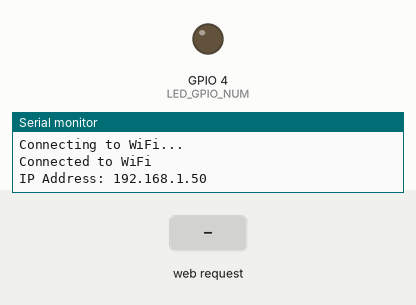
Bench run of a sketch on a simulated ESP32. Shown: output pins drawn as LEDs (lit = HIGH), the last lines printed to the serial monitor. Inputs (shaded band) come from the test bench. WiFi joins after 1.5 s; servers stay silent unless stated; uploads are accepted with an empty reply; the camera gives no picture.

Above: at 3.5 s.
3.6 s: HTTP request GET /CAPTURE_PHOTO received
At 4.2 s:
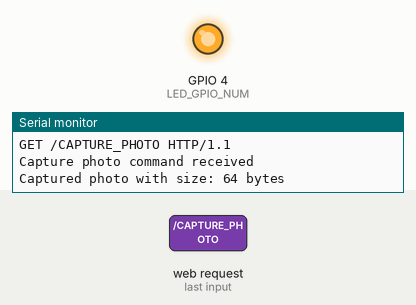
Timing chart, 0 to 6.6 s (numbered marks = the images above; inputs shaded):
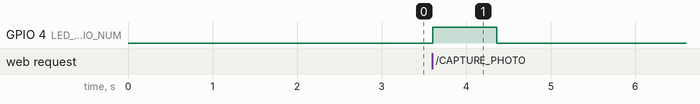

Measured:
- after the input at 3.6 s, GPIO 4 (LED_GPIO_NUM): LOW → HIGH at once, → LOW 0.76 s later

The sketch:

ESP32CamerawithFlashlight.ino
```cpp
#include "esp_camera.h"
#include <WiFi.h>
#include "esp_timer.h"
#include "img_converters.h"
#include "Arduino.h"
#include "fb_gfx.h"
#include "soc/soc.h" //disable brownout problems
#include "soc/rtc_cntl_reg.h"  //disable brownout problems
#include "esp_http_server.h"
#include <HTTPClient.h>

// Replace with your network credentials
const char* ssid = "Ali";
const char* password = "s321Yedlk74";

// Static IP Configuration
IPAddress local_IP(192, 168, 137, 160);  // Set your desired static IP
IPAddress gateway(192, 168, 137, 1);     // Set your gateway IP
IPAddress subnet(255, 255, 255, 0);      // Set your subnet mask
IPAddress primaryDNS(8, 8, 8, 8);        // Set primary DNS (optional)
IPAddress secondaryDNS(8, 8, 4, 4);      // Set secondary DNS (optional)

typedef struct {
    httpd_req_t *req;
    size_t len;
} jpg_chunking_t;

#define PART_BOUNDARY "123456789000000000000987654321"

// This project was tested with the AI Thinker Model, M5STACK PSRAM Model and M5STACK WITHOUT PSRAM
#define CAMERA_MODEL_AI_THINKER

#if defined(CAMERA_MODEL_AI_THINKER)
#define PWDN_GPIO_NUM  32
#define RESET_GPIO_NUM -1
#define XCLK_GPIO_NUM  0
#define SIOD_GPIO_NUM  26
#define SIOC_GPIO_NUM  27

#define Y9_GPIO_NUM    35
#define Y8_GPIO_NUM    34
#define Y7_GPIO_NUM    39
#define Y6_GPIO_NUM    36
#define Y5_GPIO_NUM    21
#define Y4_GPIO_NUM    19
#define Y3_GPIO_NUM    18
#define Y2_GPIO_NUM    5
#define VSYNC_GPIO_NUM 25
#define HREF_GPIO_NUM  23
#define PCLK_GPIO_NUM  22

// 4 for flash led or 33 for normal led
#define LED_GPIO_NUM   4

#else
#error "Camera model not selected"
#endif

// Start the web server on port 80
WiFiServer server(80);

void startCamera() {
  camera_config_t config;
  config.ledc_channel = LEDC_CHANNEL_0;
  config.ledc_timer = LEDC_TIMER_0;
  config.pin_d0 = Y2_GPIO_NUM;
  config.pin_d1 = Y3_GPIO_NUM;
  config.pin_d2 = Y4_GPIO_NUM;
  config.pin_d3 = Y5_GPIO_NUM;
  config.pin_d4 = Y6_GPIO_NUM;
  config.pin_d5 = Y7_GPIO_NUM;
  config.pin_d6 = Y8_GPIO_NUM;
  config.pin_d7 = Y9_GPIO_NUM;
  config.pin_xclk = XCLK_GPIO_NUM;
  config.pin_pclk = PCLK_GPIO_NUM;
  config.pin_vsync = VSYNC_GPIO_NUM;
  config.pin_href = HREF_GPIO_NUM;
  config.pin_sscb_sda = SIOD_GPIO_NUM;
  config.pin_sscb_scl = SIOC_GPIO_NUM;
  config.pin_pwdn = PWDN_GPIO_NUM;
  config.pin_reset = RESET_GPIO_NUM;
  config.xclk_freq_hz = 20000000;
  config.pixel_format = PIXFORMAT_JPEG;

  if (psramFound()) {
    config.frame_size = FRAMESIZE_SVGA;
    config.jpeg_quality = 10;
    config.fb_count = 2;
  } else {
    config.frame_size = FRAMESIZE_VGA;
    config.jpeg_quality = 12;
    config.fb_count = 1;
  }

  // Initialize the camera
  esp_err_t err = esp_camera_init(&config);
  if (err != ESP_OK) {
    Serial.printf("Camera init failed with error 0x%x", err);
    return;
  }
}

void setup() {
  Serial.begin(115200);

  // Configure Static IP
  if (!WiFi.config(local_IP, gateway, subnet, primaryDNS, secondaryDNS)) {
    Serial.println("Failed to configure static IP!");
  }

  // Connect to Wi-Fi
  WiFi.begin(ssid, password);
  while (WiFi.status() != WL_CONNECTED) {
    delay(1000);
    Serial.println("Connecting to WiFi...");
  }

  // Print connection details
  Serial.println("Connected to WiFi");
  Serial.print("IP Address: ");
  Serial.println(WiFi.localIP());

  // Start the camera
  startCamera();

  // Configure the flash LED pin as an output
  pinMode(LED_GPIO_NUM, OUTPUT);
  digitalWrite(LED_GPIO_NUM, LOW); // Ensure the flash is off initially

  // Start the web server
  server.begin();
}

void loop() {
  // Check for client connections
  WiFiClient client = server.available();
  if (client) {
    Serial.println("New client connected");

    String request = client.readStringUntil('\r');
    Serial.println(request);
    client.flush();

// Inside the loop() function, modify the HTTP POST request section:
  if (request.indexOf("GET /CAPTURE_PHOTO") >= 0) {
    Serial.println("Capture photo command received");

    // Turn on the flash LED
    digitalWrite(LED_GPIO_NUM, HIGH);
    delay(500); // Allow time for the flash to stabilize

    // Capture a photo
    camera_fb_t * fb = esp_camera_fb_get();
    if (!fb) {
        Serial.println("Camera capture failed");
        client.println("HTTP/1.1 500 Internal Server Error");
        client.println("Content-Type: text/plain");
        client.println();
        client.println("Camera capture failed");
    } else {
        Serial.printf("Captured photo with size: %d bytes\n", fb->len);

        // Generate a unique filename using a timestamp
        String timestamp = String(millis()); // Use milliseconds since boot as a unique identifier
        String filename = "photo_" + timestamp + ".jpg";

        // Send the photo to the local server using HTTP POST
        HTTPClient http;
        http.begin("http://192.168.137.1/smart_irrigation/upload.php"); // Replace with your local server IP

        // Create a multipart/form-data request
        String boundary = "----WebKitFormBoundary7MA4YWxkTrZu0gW";
        http.addHeader("Content-Type", "multipart/form-data; boundary=" + boundary);

        String body = "--" + boundary + "\r\n";
        body += "Content-Disposition: form-data; name=\"file\"; filename=\"" + filename + "\"\r\n";
        body += "Content-Type: image/jpeg\r\n\r\n";
        body += String((char *)fb->buf, fb->len);
        body += "\r\n--" + boundary + "--\r\n";

        int httpResponseCode = http.POST(body);
        if (httpResponseCode > 0) {
            String response = http.getString();
            Serial.println(httpResponseCode);
            Serial.println(response);
        } else {
            Serial.printf("Error occurred while sending HTTP POST: %s\n", http.errorToString(httpResponseCode).c_str());
        }
        http.end();

        // Return the frame buffer to the driver for reuse
        esp_camera_fb_return(fb);

        // Turn off the flash LED
        digitalWrite(LED_GPIO_NUM, LOW);

        // Send response to the client
        client.println("HTTP/1.1 200 OK");
        client.println("Content-Type: text/plain");
        client.println();
        client.println("Photo captured and sent to server");
    }
} else {
      // Invalid request
      client.println("HTTP/1.1 400 Bad Request");
      client.println("Content-Type: text/plain");
      client.println();
      client.println("Invalid request");
    }

    delay(30);
    client.stop();
    Serial.println("Client disconnected");
  }
}
```
